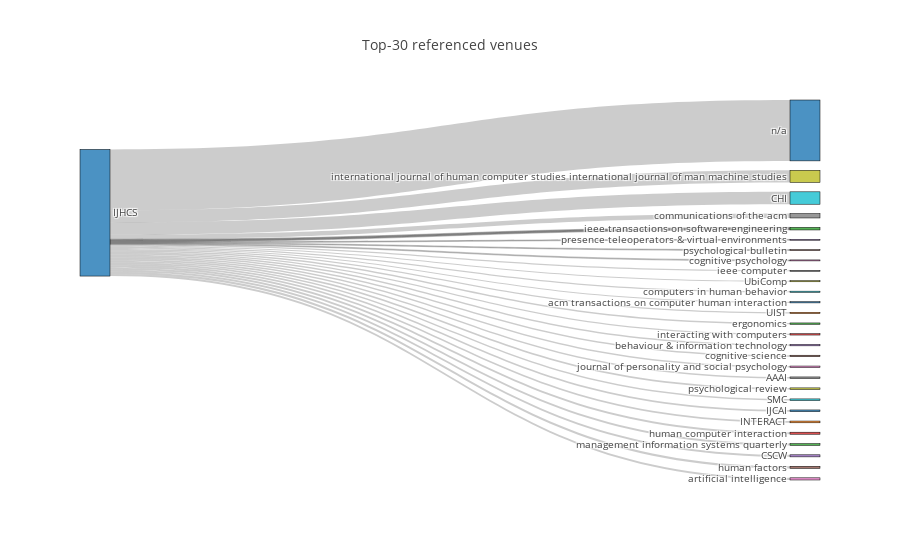

The notebook cell saved with this chart:
### Code cell
trace = dict(type='sankey',
             orientation='h',
             valueformat='.0f',
             node=dict(pad=10,
                       thickness=30,
                       line=dict(color = 'black',
                                 width = 0.5),
                       label=['IJHCS'] + list(top_referenced_venues.sort_values('TargetId').venue),
                      ),
             link=dict(source=top_referenced_venues['SourceId'],
                       target=top_referenced_venues['TargetId'],
                       value=top_referenced_venues['ReferenceCount']
                      )
            )

layout= dict(title='Top-%s referenced venues'% TOP_N,
             font=dict(size=10)
            )

fig = go.Figure(data=[trace], layout=layout)
plotly.offline.iplot(fig)
pio.write_image(fig, 'reports/images/ijhcs_ref_venues.png')

### Figure 1 — Plotly figure (JSON) as saved in the notebook; plotly's stock layout.template omitted (floating-point values rounded to 4 significant figures)
{"data": [{"link": {"source": [0, 0, 0, 0, 0, 0, 0, 0, 0, 0, 0, 0, 0, 0, 0, 0, 0, 0, 0, 0, 0, 0, 0, 0, 0, 0, 0, 0, 0, 0], "target": [30, 29, 28, 27, 26, 25, 24, 23, 22, 21, 20, 19, 18, 17, 16, 15, 14, 13, 12, 11, 10, 9, 8, 7, 6, 5, 4, 2, 2, 2], "value": [22749, 4631, 4549, 1635, 817, 812, 775, 764, 673, 659, 640, 618, 612, 583, 570, 536, 528, 508, 507, 481, 439, 437, 414, 375, 367, 346, 329, 325, 325, 325]}, "node": {"label": ["IJHCS", "american journal of psychology", "ieee transactions on software engineering", "science", "presence teleoperators & virtual environments", "psychological bulletin", "cognitive psychology", "ieee computer", "UbiComp", "computers in human behavior", "acm transactions on computer human interaction", "UIST", "ergonomics", "interacting with computers", "behaviour & information technology", "cognitive science", "journal of personality and social psychology", "AAAI", "psychological review", "SMC", "IJCAI", "INTERACT", "management information systems quarterly", "human computer interaction", "CSCW", "human factors", "artificial intelligence", "communications of the acm", "international journal of human computer studies international journal of man machine studies", "CHI", "n/a"], "line": {"color": "black", "width": 0.5}, "pad": 10, "thickness": 30}, "orientation": "h", "type": "sankey", "uid": "061561b1-0380-4565-a77d-dad0e8d4c5f0", "valueformat": ".0f"}], "layout": {"font": {"size": 10}, "title": "Top-30 referenced venues"}}
